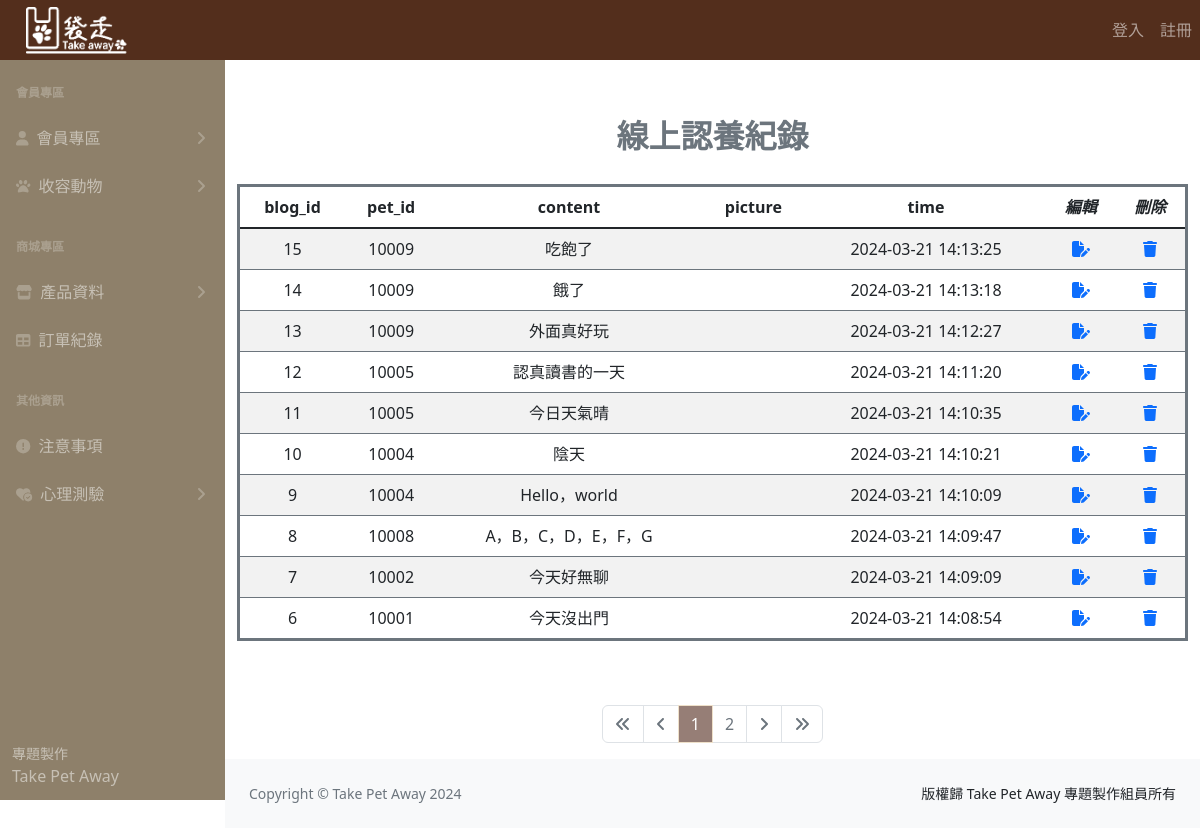
Screenshot of /blog.php with the database file from the repository.
### tables this page shows
CREATE TABLE `blog` (
  `blog_id` int(11) NOT NULL,
  `pet_id` int(11) NOT NULL,
  `content` varchar(100) NOT NULL,
  `pic` varchar(100) DEFAULT NULL,
  `time` datetime NOT NULL
);

### blog.php (the view, shortened to what this page needs)
<?php
require __DIR__ . '/parts/pdo-connect.php';
$page = isset($_GET['page']) ? intval($_GET['page']) : 1;
$perPage = 10;
$total_sql = "SELECT COUNT(1) FROM blog";
$total_stmt = $pdo->query($total_sql);
$totalRows = $total_stmt->fetch(PDO::FETCH_NUM)[0];
$totalPages = ceil($totalRows / $perPage);
$rows = [];
if ($totalRows > 0) {
  $sql = sprintf("SELECT * FROM blog ORDER BY blog_id DESC LIMIT %s, %s", ($page - 1) * $perPage, $perPage);
  $rows = $pdo->query($sql)->fetchAll();
}
?>
<?php include __DIR__ . '/parts/1_head.php' ?>
<?php include __DIR__ . '/parts/2_nav.php' ?>
<?php include __DIR__ . '/parts/3_side_nav.php' ?>
<div class="container">
  <div class="row">
    <h3 class="text-center mt-5 fw-bold lh-lg text-secondary fs-2">線上認養紀錄</h3>
    <div class="col">
      <table class="table table-striped table-hover mt-2 border border-3 border-secondary">
        <thead>
          <tr class="text-center">
            <th>blog_id</th>
            <th>pet_id</th>
            <th>content</th>
            <th>picture</th>
            <th>time</th>
            <th><i>編輯</i></th>
            <th><i>刪除</i></th>
          </tr>
        </thead>
        <tbody class="table-group-divider">
          <?php foreach ($rows as $r) : ?>
            <tr class="text-center">
              <td><?= $r['blog_id'] ?></td>
              <td><?= $r['pet_id'] ?></td>
              <td><?= $r['content'] ?></td>
              <td>
                <div><img style="width: 50px;" src="uploads/<?= $r['pic'] ?>" alt=""> </div>
              </td>
              <td><?= $r['time'] ?></td>
              <td>
                <a href="blog_edit.php?blog_id=<?= $r['blog_id'] ?>">
                  <i class="fa-solid fa-file-pen"></i>
                </a>
              </td>
              <td>
                <a href="javascript: deleteOne(<?= $r['blog_id'] ?>)">
                  <i class="fa-solid fa-trash"></i>
                </a>
              </td>
            </tr>
          <?php endforeach ?>
        </tbody>
      </table>
    </div>
  </div>
  <div class="row mt-5">
    <div class="col d-flex justify-content-center">
      <nav aria-label="Page navigation example">
        <ul class="pagination">
          <li class="page-item <?= $page == 1 ? 'disabled' : '' ?>">
            <a class="page-link" href="?page=1">
              <i class="fa-solid fa-angles-left"></i>
            </a>
          </li>
          <li class="page-item <?= $page == 1 ? 'disabled' : '' ?>">
            <a class="page-link" href="?page=<?= $page - 1 ?>">
              <i class="fa-solid fa-angle-left"></i>
            </a>
          </li>
          <?php for ($i = $page - 5; $i <= $page + 5; $i++) : ?>
            <?php if ($i >= 1 and $i <= $totalPages) : ?>
              <li class="page-item  <?= $i != $page ?: 'active' ?>">
                <a class="page-link bd-secondary" href="?page=<?= $i ?>"><?= $i ?></a>
              </li>
            <?php endif ?>
          <?php endfor ?>
          <li class="page-item <?= $page == $totalPages ? 'disabled' : '' ?>">
            <a class="page-link" href="?page=<?= $page + 1 ?>">
              <i class="fa-solid fa-angle-right"></i>
            </a>
          </li>
          <li class="page-item <?= $page == $totalPages ? 'disabled' : '' ?>">
            <a class="page-link" href="?page=<?= $totalPages ?>">
              <i class="fa-solid fa-angles-right"></i>
            </a>
          </li>
        </ul>
      </nav>
    </div>
  </div>
</div>
<?php include __DIR__ . '/parts/4_footer.php' ?>
<?php include __DIR__ . '/parts/6_foot.php' ?>

### parts/1_head.php (style rules this page uses)
:root { --bs-dark-rgb: 83, 46, 28; }
.row { --bs-gutter-x: 0rem; }
.pagination, .datatable-pagination ul { --bs-pagination-active-border-color: #EEE0C9; --bs-pagination-active-bg: #967E76; --bs-link-color: #967E76; --bs-link-hover-color: #967E76; --bs-dark-rgb: #967E76; }

### rows the page displays
blog: blog_id "15", pet "10009", content "吃飽了", time "2024-03-21 14:13:25"
blog: blog_id "14", pet "10009", content "餓了", time "2024-03-21 14:13:18"
blog: blog_id "13", pet "10009", content "外面真好玩", time "2024-03-21 14:12:27"
blog: blog_id "12", pet "10005", content "認真讀書的一天", time "2024-03-21 14:11:20"
blog: blog_id "11", pet "10005", content "今日天氣晴", time "2024-03-21 14:10:35"
blog: blog_id "10", pet "10004", content "陰天", time "2024-03-21 14:10:21"
blog: blog_id "9", pet "10004", content "Hello，world", time "2024-03-21 14:10:09"
blog: blog_id "8", pet "10008", content "A，B，C，D，E，F，G", time "2024-03-21 14:09:47"
blog: blog_id "7", pet "10002", content "今天好無聊", time "2024-03-21 14:09:09"
blog: blog_id "6", pet "10001", content "今天沒出門", time "2024-03-21 14:08:54"
